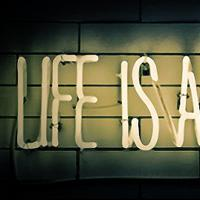
#> input picture octocolumn/image.jpeg, 200 x 200 px
$ python -i image_rescale.py   (imports and definitions only)   (older library calls are emulated)
#> lines starting #> are read from the running program, lines starting #| are printed output that depends on the picture
from io import StringIO, BytesIO
from PIL import Image
from django.core.files.base import ContentFile


# [79 lines of commented-out code are left out]
def image_quality_down(content_file):
    img = Image.open(content_file)
    img = img.convert("RGB")
    img_io = BytesIO()
    img.save(img_io, format='JPEG', quality=70)
    img_content = ContentFile(img_io.getvalue(), 'image.jpeg')
    return img_content


def thumnail_cover_image_resize(content_file):
    img = Image.open(content_file)
    img_io = BytesIO()
    img = img.convert("RGB")

    height = img.height
    width = img.width

    if height < 250 and width < 482:
        img.save(img_io, format='JPEG', quality=99)
        img_content = ContentFile(img_io.getvalue(), 'thumbnail.jpeg')
        return img_content

    else:
        if 480/250 > width/height:
            besehratio = 482 / width
            hsize = height * besehratio
            img = img.resize((482, int(hsize)), Image.ANTIALIAS)
            img.save(img_io, format='JPEG', quality=99)
            img_content = ContentFile(img_io.getvalue(), 'thumbnail.jpeg')
            return img_content

        else:
            baseratio = 250 / height
            wsize = width * baseratio
            img = img.resize((int(wsize), 250), Image.ANTIALIAS)
            img.save(img_io, format='JPEG', quality=99)
            img_content = ContentFile(img_io.getvalue(), 'thumbnail.jpeg')
            return img_content


def profile_image_resizing(content_file):
#> called with content_file = '../image.jpeg'
    img = Image.open(content_file)
#> img is the input picture: PIL image 200x200 RGB; mean R, G, B 83.5, 83.6, 60.4
    img_io = BytesIO()
    img = img.convert("RGB")

    height = img.height
#> height = 200
    width = img.width
#> width = 200

    if height < 140 and width < 140:
        img.save(img_io, format='JPEG', quality=80)
        img_content = ContentFile(img_io.getvalue(), 'thumbnail.jpeg')
        return img_content

    else:
        if width > height:
            besehratio = 140 / height
            wsize = width * besehratio
            img = img.resize((int(wsize), 140), Image.ANTIALIAS)
            img.save(img_io, format='JPEG', quality=80)
            img_content = ContentFile(img_io.getvalue(), 'thumbnail.jpeg')
            return img_content

        else:
            baseratio = 140 / width
#> baseratio = 0.7
            hsize = height * baseratio
#> hsize = 140
            img = img.resize((140, int(hsize)), Image.ANTIALIAS)
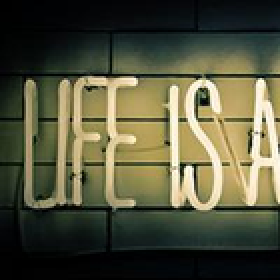
#> img: PIL image 140x140 RGB (shown 2 times larger); mean R, G, B 83.5, 83.6, 60.5
            img.save(img_io, format='JPEG', quality=80)
#> (the run stopped early here; a loop or call above may not have finished)

$ run again, on octocolumn/temp.jpeg
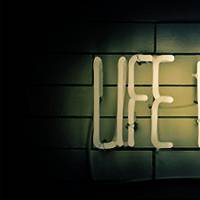
#> input picture octocolumn/temp.jpeg, 200 x 200 px
#> in profile_image_resizing, img is the input picture: PIL image 200x200 RGB; mean R, G, B 42.8, 44, 30.6
#> in profile_image_resizing, `img = img.resize((140, int(hsize)), Image.ANTIALIAS)`:
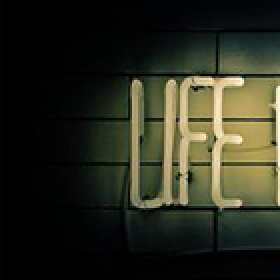
#> img: PIL image 140x140 RGB (shown 2 times larger); mean R, G, B 42.8, 44, 30.6
